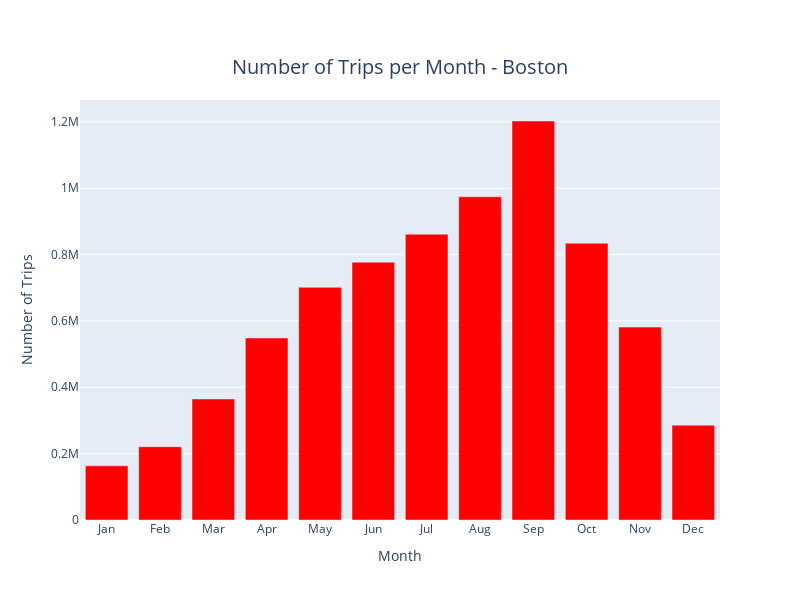

The code cell stored with this chart in its notebook:
### Code cell
# Create number of trips per month
boston_trips_per_month = boston_trips_per_time.groupby('month').size().reset_index(name='number_of_trips')

# List of month names
m_names = ['Jan', 'Feb', 'Mar', 'Apr', 'May', 'Jun', 'Jul', 'Aug', 'Sep', 'Oct', 'Nov', 'Dec']

# Apply the month mapping
boston_trips_per_month['month_name'] = boston_trips_per_month['month'].apply(lambda x: m_names[x - 1])

# Plot the results
fig = px.bar(boston_trips_per_month, x='month_name', y='number_of_trips',
             labels={'month_name': 'Month', 'number_of_trips': 'Number of Trips'},
             title='Number of Trips per Month - Boston',
             width=800,
             height=600,
             category_orders={'month_name': m_names},
             color_discrete_sequence=['red'])

# Update layout
fig.update_traces(textposition='outside')
fig.update_layout(title={'text': 'Number of Trips per Month - Boston','y':0.9,'x':0.5,'xanchor': 'center','yanchor': 'top','font': {'size': 20}})
fig.show()

### Figure 1 — Plotly figure (JSON) as saved in the notebook; plotly's stock layout.template omitted (floating-point values rounded to 4 significant figures)
{"data": [{"alignmentgroup": "True", "hovertemplate": "Month=%{x}<br>Number of Trips=%{y}<extra></extra>", "legendgroup": "", "marker": {"color": "red", "pattern": {"shape": ""}}, "name": "", "offsetgroup": "", "orientation": "v", "showlegend": false, "textposition": "outside", "type": "bar", "x": ["Jan", "Feb", "Mar", "Apr", "May", "Jun", "Jul", "Aug", "Sep", "Oct", "Nov", "Dec"], "xaxis": "x", "y": [163213, 220900, 364779, 548454, 701286, 776868, 861175, 974289, 1202460, 834017, 581307, 285814], "yaxis": "y"}], "layout": {"barmode": "relative", "height": 600, "legend": {"tracegroupgap": 0}, "title": {"font": {"size": 20}, "text": "Number of Trips per Month - Boston", "x": 0.5, "xanchor": "center", "y": 0.9, "yanchor": "top"}, "width": 800, "xaxis": {"anchor": "y", "autorange": true, "categoryarray": ["Jan", "Feb", "Mar", "Apr", "May", "Jun", "Jul", "Aug", "Sep", "Oct", "Nov", "Dec"], "categoryorder": "array", "domain": [0, 1], "range": [-0.5, 11.5], "title": {"text": "Month"}, "type": "category"}, "yaxis": {"anchor": "x", "autorange": true, "domain": [0, 1], "range": [0, 1266000.0], "title": {"text": "Number of Trips"}, "type": "linear"}}}
